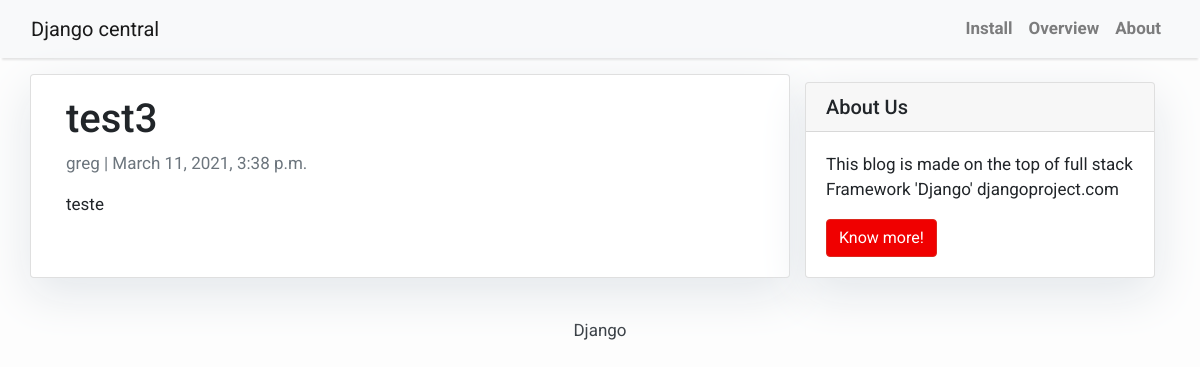
The app's page /test3/ with its own data.
### blog/models.py (models this page shows, shortened)
class Post(models.Model):
    title = models.CharField(max_length=200, unique=True)
    slug = models.SlugField(max_length=200, unique=True)
    author = models.ForeignKey(User, on_delete= models.CASCADE,related_name='blog_posts')
    updated_on = models.DateTimeField(auto_now= True)
    content = models.TextField()
    created_on = models.DateTimeField(auto_now_add=True)
    status = models.IntegerField(choices=STATUS, default=0)
    class Meta:
        ordering = ['-created_on']

### blog/views.py (the view)
# urls.py: path('<slug:slug>/', views.PostDetail.as_view(), name='post_detail'),
class PostDetail(generic.DetailView):
    model = Post
    template_name = 'post_detail.html'

### templates/post_detail.html
{% extends 'base.html' %} {% block content %}
<div class="container">
  <div class="row">
    <div class="col-md-8 card mb-4  mt-3 left  top">
      <div class="card-body">
        <h1>{% block title %} {{ object.title }} {% endblock title %}</h1>
        <p class=" text-muted">{{ post.author }} | {{ post.created_on }}</p>
        <p class="card-text ">{{ object.content | safe }}</p>
      </div>
    </div>
    {% block sidebar %} {% include 'sidebar.html' %} {% endblock sidebar %}
  </div>
</div>
{% endblock content %}

### templates/base.html (style rules this page uses)
body { font-family: "Roboto", sans-serif; font-size: 17px; background-color: #fdfdfd; }

### templates/sidebar.html (style rules this page uses)
.card { box-shadow: 0 16px 48px #E3E7EB; }

### records on screen
Post: title "test3", author "greg", created_on "March 11, 2021, 3:38 p.m.", content "teste"
